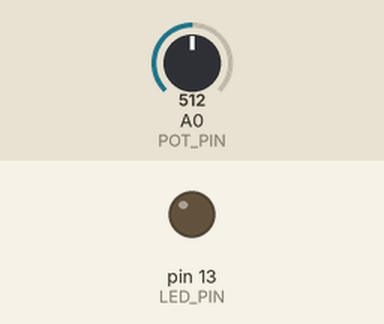
A sketch run on a simulated Arduino Uno, built with avr-gcc and run on an emulated ATmega328P. Parts: output pins drawn as LEDs (lit = HIGH). Inputs (shaded band) come from the test bench; at power-on: A0 (POT_PIN) = 512.

Above: at 1.2 s.
1.3 s: A0 (POT_PIN) set to 585
2.8 s: A0 (POT_PIN) set to 615
At 3.3 s:
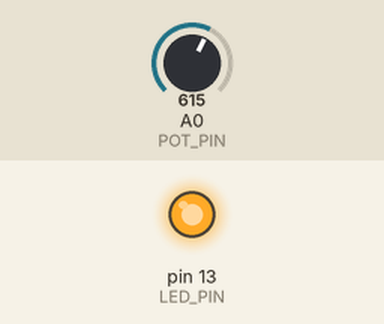
4.3 s: A0 (POT_PIN) set to 590
At 5.5 s:
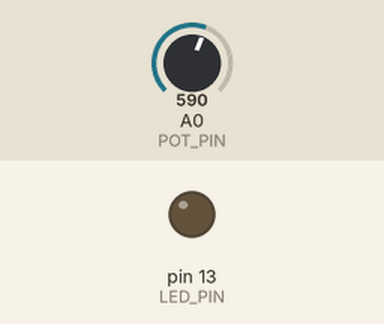
5.8 s: A0 (POT_PIN) set to 610
At 6.8 s:
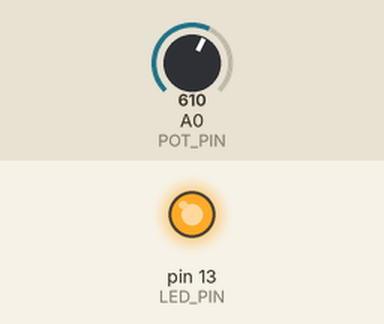
Timing chart, 0 to 8.3 s (numbered marks = the images above; inputs shaded):
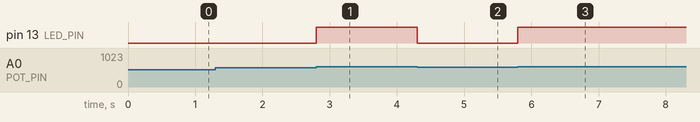

Measured:
- the behaviour switches between 600 and 601 on A0 (POT_PIN) (found by bisection; images 0 and 1)
- after the input at 1.3 s, every drawn part: stays the same
- after the input at 2.8 s, pin 13 (LED_PIN): LOW → HIGH at once
- after the input at 4.3 s, pin 13 (LED_PIN): HIGH → LOW at once
- after the input at 5.8 s, pin 13 (LED_PIN): LOW → HIGH at once

The sketch:

analog_read.ino
```cpp
// analog_read.ino
// Test sketch for the analog input path.
//
// Pins:
//   A0  (PC0) = analog input, the POT (channel 0)
//   D13 (PB5) = OUTPUT, the LED
//
// Behavior:
//   - loop() reads A0 on every pass and stores the count (0 to 1023) in a
//     volatile variable, so the compiler keeps the conversion in the binary.
//   - The LED (D13) is HIGH when the count is above 600, and LOW otherwise.

const int LED_PIN = 13;         // D13, PB5
const int POT_PIN = A0;         // A0, PC0, ADC channel 0

const int LED_THRESHOLD = 600;  // LED turns on above this count

volatile int reading = 0;       // last count from A0

void setup() {
  pinMode(LED_PIN, OUTPUT);
}

void loop() {
  reading = analogRead(POT_PIN);
  digitalWrite(LED_PIN, reading > LED_THRESHOLD ? HIGH : LOW);
}
```
